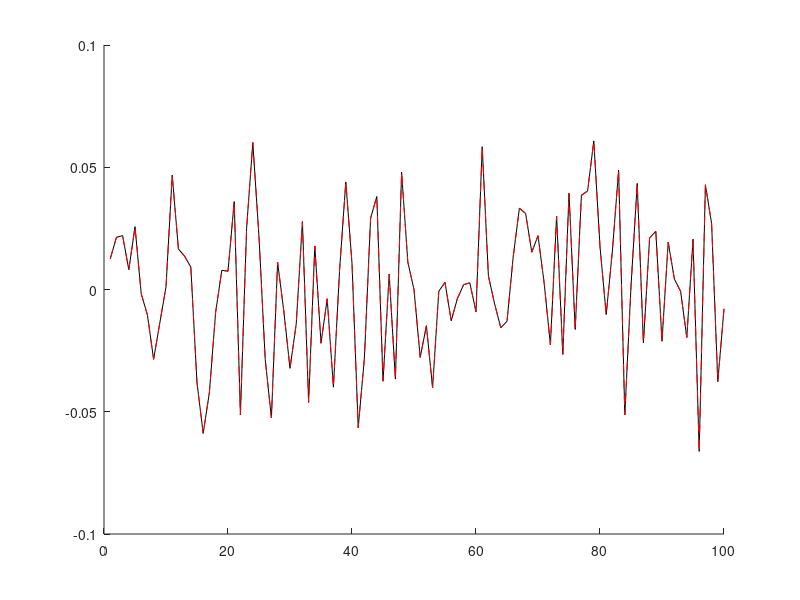

The MATLAB source for this figure:
 
% check whether two ways of averaging the 2D matrix over subjects are the same
% way 1: average first, then take marg
% way 2: take marg first, then averaged over subj

n = 100;
nsubj = 10;

data2D = randn(n, n, nsubj);
% data2D2 = randn(n);

% marginalized
data2D_marg = squeeze(mean(data2D,1)); % marginalized over teh 1st dim

% 2D matrix averaged over subj
data2D_mean = squeeze(mean(data2D,3));

% average first, then take marg
data2D_mean_marg = mean(data2D_mean,1); % marginalized over teh 1st dim

% take marg first, then averaged over subj
data_marg_mean = mean(data2D_marg, 2)';

figure, hold on
plot(1:n, data2D_mean_marg, 'k-', 1:n, data_marg_mean, 'r--')
corr([data2D_mean_marg', data_marg_mean'])
% The same thing!
